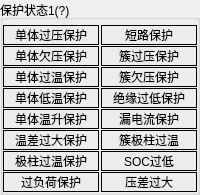
          <widget class="QGroupBox" name="G_ErrStatus">
           <property name="title">
            <string>保护状态1(?)</string>
           </property>
           <layout class="QHBoxLayout" name="horizontalLayout_4">
            <property name="spacing">
             <number>2</number>
            </property>
            <property name="leftMargin">
             <number>0</number>
            </property>
            <property name="topMargin">
             <number>5</number>
            </property>
            <property name="rightMargin">
             <number>0</number>
            </property>
            <property name="bottomMargin">
             <number>0</number>
            </property>
            <item>
             <layout class="QVBoxLayout" name="verticalLayout_7">
              <property name="spacing">
               <number>1</number>
              </property>
              <item>
               <widget class="QLabel" name="bErr0">
                <property name="frameShape">
                 <enum>QFrame::Box</enum>
                </property>
                <property name="text">
                 <string>单体过压保护</string>
                </property>
                <property name="alignment">
                 <set>Qt::AlignCenter</set>
                </property>
                <property name="wordWrap">
                 <bool>true</bool>
                </property>
               </widget>
              </item>
              <item>
               <widget class="QLabel" name="bErr1">
                <property name="frameShape">
                 <enum>QFrame::Box</enum>
                </property>
                <property name="text">
                 <string>单体欠压保护</string>
                </property>
                <property name="alignment">
                 <set>Qt::AlignCenter</set>
                </property>
                <property name="wordWrap">
                 <bool>true</bool>
                </property>
               </widget>
              </item>
              <item>
               <widget class="QLabel" name="bErr2">
                <property name="frameShape">
                 <enum>QFrame::Box</enum>
                </property>
                <property name="text">
                 <string>单体过温保护</string>
                </property>
                <property name="alignment">
                 <set>Qt::AlignCenter</set>
                </property>
                <property name="wordWrap">
                 <bool>true</bool>
                </property>
               </widget>
              </item>
              <item>
               <widget class="QLabel" name="bErr3">
                <property name="frameShape">
                 <enum>QFrame::Box</enum>
                </property>
                <property name="text">
                 <string>单体低温保护</string>
                </property>
                <property name="alignment">
                 <set>Qt::AlignCenter</set>
                </property>
                <property name="wordWrap">
                 <bool>true</bool>
                </property>
               </widget>
              </item>
              <item>
               <widget class="QLabel" name="bErr4">
                <property name="frameShape">
                 <enum>QFrame::Box</enum>
                </property>
                <property name="text">
                 <string>单体温升保护</string>
                </property>
                <property name="alignment">
                 <set>Qt::AlignCenter</set>
                </property>
                <property name="wordWrap">
                 <bool>true</bool>
                </property>
               </widget>
              </item>
              <item>
               <widget class="QLabel" name="bErr5">
                <property name="frameShape">
                 <enum>QFrame::Box</enum>
                </property>
                <property name="text">
                 <string>温差过大保护</string>
                </property>
                <property name="alignment">
                 <set>Qt::AlignCenter</set>
                </property>
                <property name="wordWrap">
                 <bool>true</bool>
                </property>
               </widget>
              </item>
              <item>
               <widget class="QLabel" name="bErr6">
                <property name="frameShape">
                 <enum>QFrame::Box</enum>
                </property>
                <property name="text">
                 <string>极柱过温保护</string>
                </property>
                <property name="alignment">
                 <set>Qt::AlignCenter</set>
                </property>
                <property name="wordWrap">
                 <bool>true</bool>
                </property>
               </widget>
              </item>
              <item>
               <widget class="QLabel" name="bErr7">
                <property name="frameShape">
                 <enum>QFrame::Box</enum>
                </property>
                <property name="text">
                 <string>过负荷保护</string>
                </property>
                <property name="alignment">
                 <set>Qt::AlignCenter</set>
                </property>
                <property name="wordWrap">
                 <bool>true</bool>
                </property>
               </widget>
              </item>
             </layout>
            </item>
            <item>
             <layout class="QVBoxLayout" name="verticalLayout_8">
              <property name="spacing">
               <number>1</number>
              </property>
              <item>
               <widget class="QLabel" name="bErr8">
                <property name="frameShape">
                 <enum>QFrame::Box</enum>
                </property>
                <property name="text">
                 <string>短路保护</string>
                </property>
                <property name="alignment">
                 <set>Qt::AlignCenter</set>
                </property>
                <property name="wordWrap">
                 <bool>true</bool>
                </property>
               </widget>
              </item>
              <item>
               <widget class="QLabel" name="bErr9">
                <property name="frameShape">
                 <enum>QFrame::Box</enum>
                </property>
                <property name="text">
                 <string>簇过压保护</string>
                </property>
                <property name="alignment">
                 <set>Qt::AlignCenter</set>
                </property>
                <property name="wordWrap">
                 <bool>true</bool>
                </property>
               </widget>
              </item>
              <item>
               <widget class="QLabel" name="bErr10">
                <property name="frameShape">
                 <enum>QFrame::Box</enum>
                </property>
                <property name="text">
                 <string>簇欠压保护</string>
                </property>
                <property name="alignment">
                 <set>Qt::AlignCenter</set>
                </property>
                <property name="wordWrap">
                 <bool>true</bool>
                </property>
               </widget>
              </item>
              <item>
               <widget class="QLabel" name="bErr11">
                <property name="frameShape">
                 <enum>QFrame::Box</enum>
                </property>
                <property name="text">
                 <string>绝缘过低保护</string>
                </property>
                <property name="alignment">
                 <set>Qt::AlignCenter</set>
                </property>
                <property name="wordWrap">
                 <bool>true</bool>
                </property>
               </widget>
              </item>
              <item>
               <widget class="QLabel" name="bErr12">
                <property name="frameShape">
                 <enum>QFrame::Box</enum>
                </property>
                <property name="text">
                 <string>漏电流保护</string>
                </property>
                <property name="alignment">
                 <set>Qt::AlignCenter</set>
                </property>
                <property name="wordWrap">
                 <bool>true</bool>
                </property>
               </widget>
              </item>
              <item>
               <widget class="QLabel" name="bErr13">
                <property name="frameShape">
                 <enum>QFrame::Box</enum>
                </property>
                <property name="text">
                 <string>簇极柱过温</string>
                </property>
                <property name="alignment">
                 <set>Qt::AlignCenter</set>
                </property>
                <property name="wordWrap">
                 <bool>true</bool>
                </property>
               </widget>
              </item>
              <item>
               <widget class="QLabel" name="bErr14">
                <property name="frameShape">
                 <enum>QFrame::Box</enum>
                </property>
                <property name="text">
                 <string>SOC过低</string>
                </property>
                <property name="alignment">
                 <set>Qt::AlignCenter</set>
                </property>
                <property name="wordWrap">
                 <bool>true</bool>
                </property>
               </widget>
              </item>
              <item>
               <widget class="QLabel" name="bErr15">
                <property name="frameShape">
                 <enum>QFrame::Box</enum>
                </property>
                <property name="text">
                 <string>压差过大</string>
                </property>
                <property name="alignment">
                 <set>Qt::AlignCenter</set>
                </property>
                <property name="wordWrap">
                 <bool>true</bool>
                </property>
               </widget>
              </item>
             </layout>
            </item>
           </layout>
          </widget>
